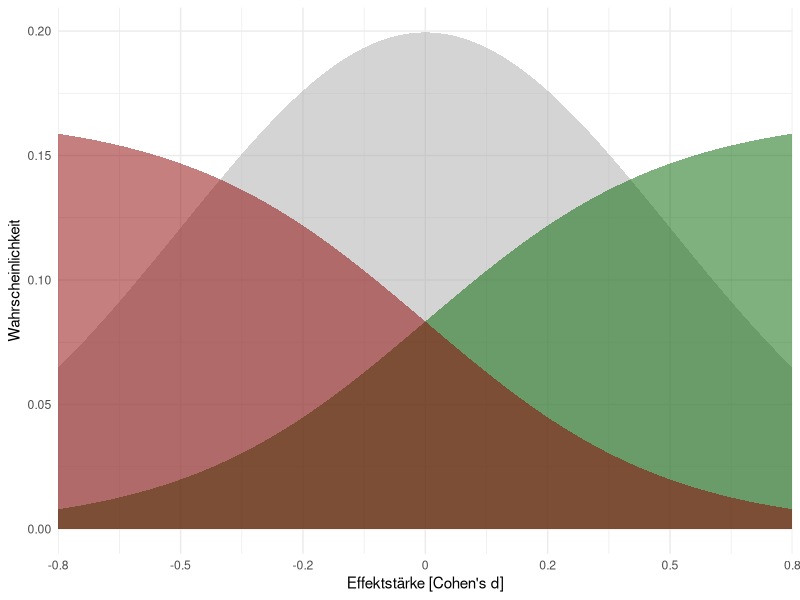
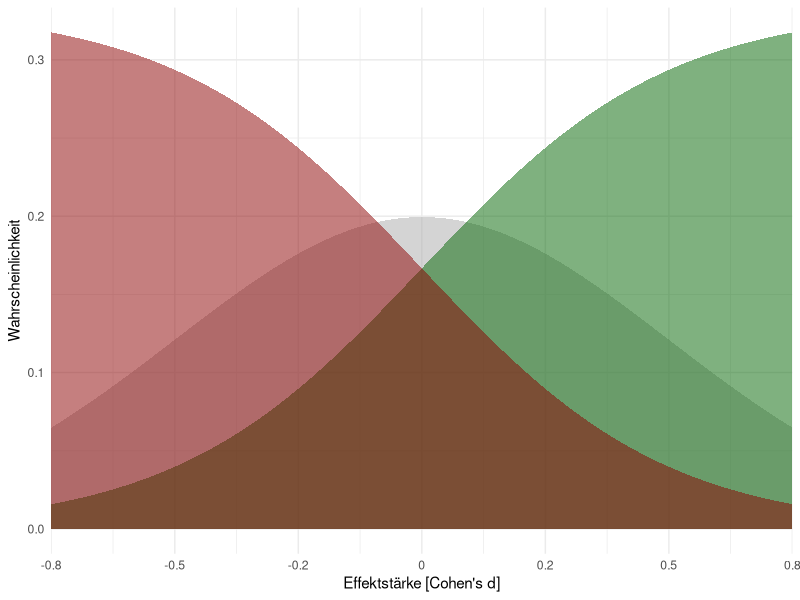

Reproduce these figures in R, in order.
## ---- chunk 1
knitr::opts_chunk$set(echo = FALSE,
                      message=FALSE, 
                      warning=FALSE)

### SWITCH ON PRESENTER MODE
# ?presentme=true


### DOWNLOAD NEWEST SOURCES
# download.file("https://drive.google.com/uc?export=download&id=1NOgadyAeqmtqJ2mLI0GZHmOkavS5LLeW",
#               "www/references.bib", overwrite = T)


library(fontawesome)
library(kableExtra)
## ---- chunk 2
options("kableExtra.html.bsTable" = T)

measures <- data.frame(construct = c(
                         "Perceived task difficulty",
                         "Sensitivity",
                         "Accuracy",
                         "Efficiency",
                         "Perceived informativeness",
                         "Perceived value",
                         "Intention to use"),
                       example_item = c(
                         "How difficult was it for you to understand the figure?",
                         "Is one group superior to the other or are they approximately the same?",
                         "How much percent of the groups will overlap on the test score?",
                         "[time taken to answer sensitivity and accuracy]",
                         "How informative do you perceive the way the information is presented in the figure?",
                         "To what extent are these results relevant for your future teaching?",
                         "How likely is it that you will consider consequences based on the results in your future teaching?"
                       ),
                       source = c(
                         "(Marcus et al., 1996)",
                         "(Merk et al., under review)",
                         "own creation",
                         "own creation",
                         "(Lortie-Forgues et al., 2021)
",
                         "own creation",
                         "own creation"
                       ))

measures %>%
  kbl() %>%
  kable_styling(font_size = 24) %>%
  row_spec(1, background = "#efefef") %>%
  row_spec(5:7, background = "#efefef")
## ---- chunk 3
measures %>%
  kbl() %>%
  kable_styling(font_size = 24) %>%
  row_spec(1, background = "#efefef") %>%
  row_spec(5:7, background = "#efefef")
## ---- chunk 4
library(tidyverse)
scurve1 <- function(x){
    y <- exp(x) / (1 + exp(x))
    y <- y/verkleinerung
    return(y)
}

scurve2 <- function(x){
    y <- exp(-x) / (1 + exp(-x))
    y <- y/verkleinerung
    return(y)
}


mydnorm <- function(x){
    y <- dnorm(x, sd = 2)
    return(y)
}

p <- ggplot(data = data.frame(x = c(-3, 3)), aes(x))

verkleinerung <- 6

p + stat_function(fun = mydnorm, n = 100, geom = "area", alpha = .5, fill = "darkgrey") +
            stat_function(fun = scurve1, n = 100, geom = "area", alpha = .5, fill = "darkgreen") +
            stat_function(fun = scurve2, n = 100, geom = "area", alpha = .5, fill = "darkred") +
            scale_x_continuous(breaks = c(-3,-2,-1,0,1,2,3), 
                               labels = c(-.8, -.5, -.2, 0, .2, .5, .8), expand = c(0,0)) +
            xlab("Effektstärke [Cohen's d]") +
            ylab("Wahrscheinlichkeit") +
            theme_minimal()

verkleinerung <- 3

p + stat_function(fun = mydnorm, n = 100, geom = "area", alpha = .5, fill = "darkgrey") +
            stat_function(fun = scurve1, n = 100, geom = "area", alpha = .5, fill = "darkgreen") +
            stat_function(fun = scurve2, n = 100, geom = "area", alpha = .5, fill = "darkred") +
            scale_x_continuous(breaks = c(-3,-2,-1,0,1,2,3), 
                               labels = c(-.8, -.5, -.2, 0, .2, .5, .8), expand = c(0,0)) +
            xlab("Effektstärke [Cohen's d]") +
            ylab("Wahrscheinlichkeit") +
            theme_minimal()
